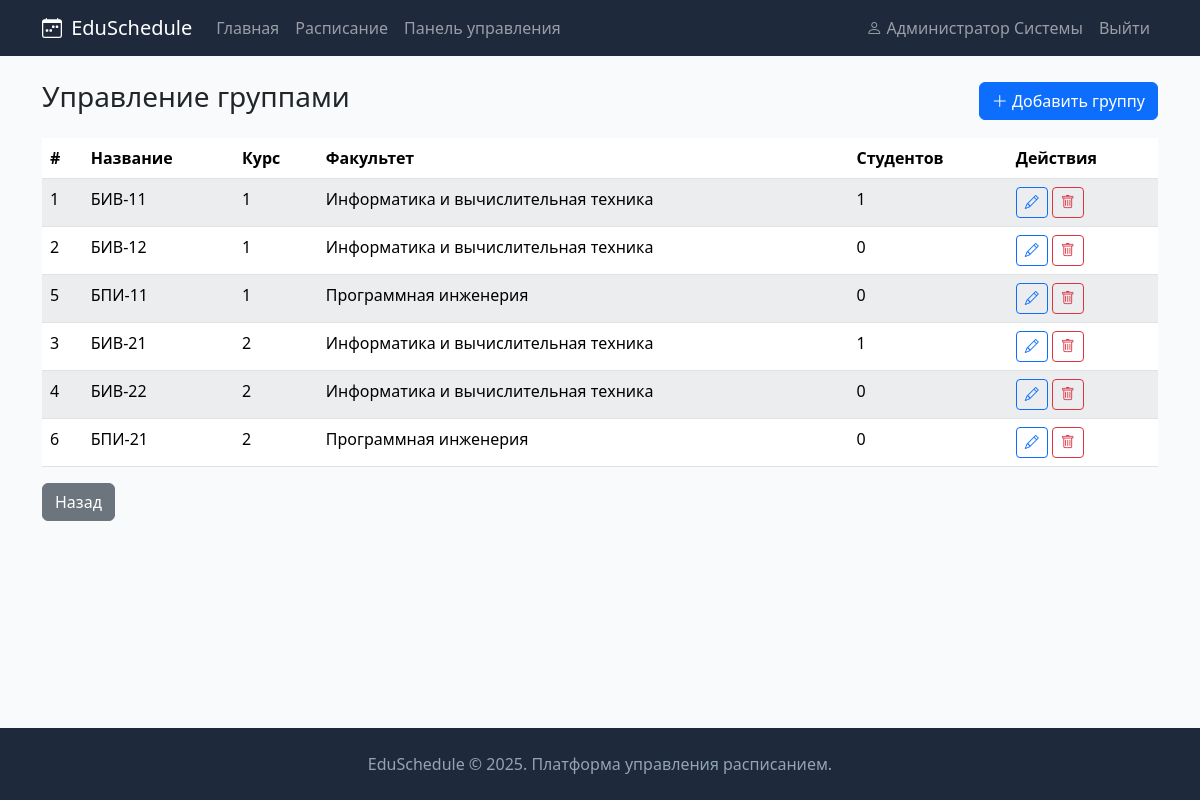
The app's page /admin/groups (signed in) with its own data.
### app/models.py (models this page shows, shortened)
class User(db.Model, UserMixin):
    __tablename__ = 'users'
    id = db.Column(db.Integer, primary_key=True)
    username = db.Column(db.String(80), unique=True, nullable=False)
    password_hash = db.Column(db.String(256), nullable=False)
    full_name = db.Column(db.String(150), nullable=False)
    email = db.Column(db.String(120), unique=True, nullable=False)
    role = db.Column(db.String(20), nullable=False, default='student')
    group_id = db.Column(db.Integer, db.ForeignKey('groups.id'), nullable=True)
    created_at = db.Column(db.DateTime, default=datetime.utcnow)

class Group(db.Model):
    __tablename__ = 'groups'
    id = db.Column(db.Integer, primary_key=True)
    name = db.Column(db.String(50), unique=True, nullable=False)
    course = db.Column(db.Integer, nullable=False)
    faculty = db.Column(db.String(200), nullable=False)
    students = db.relationship('User', backref='group', lazy=True)
    lessons = db.relationship('Lesson', backref='group', lazy=True, cascade='all, delete-orphan')

### app/routes.py (the view)
@app.route('/admin/groups')
@login_required
@admin_required
def admin_groups():
    groups = Group.query.order_by(Group.course, Group.name).all()
    return render_template('admin/groups.html', groups=groups)

### app/models.py (called while the page is built)
@login_manager.user_loader
def load_user(user_id):
    return User.query.get(int(user_id))

### app/routes.py (called while the page is built)
def admin_required(f):
    @wraps(f)
    def wrapper(*args, **kwargs):
        if not current_user.is_authenticated or current_user.role != 'admin':
            flash('Доступ запрещён', 'danger')
            return redirect(url_for('index'))
        return f(*args, **kwargs)
    return wrapper

@app.context_processor
def inject_globals():
    return dict(days=DAYS, time_slots=TIME_SLOTS)

### app/templates/admin/groups.html (shortened to what this page needs)
{% extends "base.html" %}
{% block content %}
<div class="d-flex justify-content-between align-items-center mb-3">
    <h3>Управление группами</h3>
    <a href="{{ url_for('admin_group_add') }}" class="btn btn-primary">
        <i class="bi bi-plus-lg"></i> Добавить группу
    </a>
</div>
<table class="table table-striped">
    <thead>
        <tr>
            <th>#</th>
            <th>Название</th>
            <th>Курс</th>
            <th>Факультет</th>
            <th>Студентов</th>
            <th>Действия</th>
        </tr>
    </thead>
    <tbody>
        {% for g in groups %}
        <tr>
            <td>{{ g.id }}</td>
            <td>{{ g.name }}</td>
            <td>{{ g.course }}</td>
            <td>{{ g.faculty }}</td>
            <td>{{ g.students|length }}</td>
            <td>
                <a href="{{ url_for('admin_group_edit', id=g.id) }}" class="btn btn-sm btn-outline-primary">
                    <i class="bi bi-pencil"></i>
                </a>
                <form method="POST" action="{{ url_for('admin_group_delete', id=g.id) }}" class="d-inline"
                      onsubmit="return confirm('Удалить группу?')">
                    <button type="submit" class="btn btn-sm btn-outline-danger">
                        <i class="bi bi-trash"></i>
                    </button>
                </form>
            </td>
        </tr>
        {% endfor %}
    </tbody>
</table>
<a href="{{ url_for('admin_dashboard') }}" class="btn btn-secondary">Назад</a>
{% endblock %}

### app/templates/base.html (shortened to what this page needs)
<!DOCTYPE html>
<html lang="ru">
<head>
    <link href="https://cdn.jsdelivr.net/npm/bootstrap@5.3.2/dist/css/bootstrap.min.css" rel="stylesheet">
    <link href="https://cdn.jsdelivr.net/npm/bootstrap-icons@1.11.1/font/bootstrap-icons.css" rel="stylesheet">
    <link href="{{ url_for('static', filename='css/style.css') }}" rel="stylesheet">
</head>
<body>
    <nav class="navbar navbar-expand-lg navbar-dark">
        <div class="container">
            <a class="navbar-brand" href="{{ url_for('index') }}">
                <i class="bi bi-calendar-week"></i> EduSchedule
            </a>
            <div class="collapse navbar-collapse" id="navbarNav">
                <ul class="navbar-nav me-auto">
                    <li class="nav-item">
                        <a class="nav-link" href="{{ url_for('index') }}">Главная</a>
                    </li>
                    <li class="nav-item">
                        <a class="nav-link" href="{{ url_for('schedule') }}">Расписание</a>
                    </li>
                    {% if current_user.is_authenticated and current_user.role == 'admin' %}
                    <li class="nav-item">
                        <a class="nav-link" href="{{ url_for('admin_dashboard') }}">Панель управления</a>
                    </li>
                    {% endif %}
                </ul>
                <ul class="navbar-nav">
                    {% if current_user.is_authenticated %}
                    <li class="nav-item">
                        <a class="nav-link" href="{{ url_for('profile') }}">
                            <i class="bi bi-person"></i> {{ current_user.full_name }}
                        </a>
                    </li>
                    <li class="nav-item">
                        <a class="nav-link" href="{{ url_for('logout') }}">Выйти</a>
                    </li>
                    {% endif %}
                </ul>
            </div>
        </div>
    </nav>
    <main class="container mt-4">
        {% block content %}{% endblock %}
    </main>
    <footer class="mt-5 py-4 text-center">
        <div class="container">
            <p class="mb-0">EduSchedule &copy; 2025. Платформа управления расписанием.</p>
        </div>
    </footer>
</body>
</html>

### app/static/css/style.css (style rules this page uses)
:root { --dark-bg: #1e293b; --dark-bg-hover: #334155; --body-bg: #f8fafc; --border-color: #e2e8f0; --text-muted-custom: #94a3b8; }
body { min-height: 100vh; display: flex; flex-direction: column; background-color: var(--body-bg); }
main { flex: 1; }
.navbar { background-color: var(--dark-bg) !important; }
.navbar-brand i { margin-right: 4px; }
footer { margin-top: auto; background-color: var(--dark-bg) !important; }
footer p { color: var(--text-muted-custom) !important; }
.table-striped > tbody > tr:nth-of-type(odd) > * { background-color: #f8fafc; }

### records on screen
User: full_name "Администратор Системы"
Group: id "1", name "БИВ-11", course "1", faculty "Информатика и вычислительная техника", students|length "1"
Group: id "2", name "БИВ-12", course "1", faculty "Информатика и вычислительная техника", students|length "0"
Group: id "5", name "БПИ-11", course "1", faculty "Программная инженерия", students|length "0"
Group: id "3", name "БИВ-21", course "2", faculty "Информатика и вычислительная техника", students|length "1"
Group: id "4", name "БИВ-22", course "2", faculty "Информатика и вычислительная техника", students|length "0"
Group: id "6", name "БПИ-21", course "2", faculty "Программная инженерия", students|length "0"
